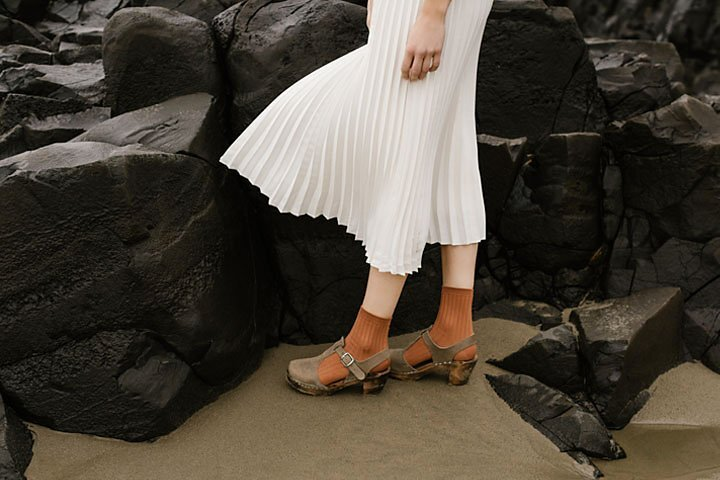
#> input picture Assignment 1/highlights_and_shadows.jpg, 720 x 480 px, found by its file name
$ jupyter execute Question2.ipynb
#> lines starting #> are read from the running program, lines starting #| are printed output that depends on the picture
[cell 1]
import cv2 as cv
import numpy as np
import matplotlib.pyplot as plt


filename = 'highlights_and_shadows.jpg'
file_path = fr"d:\computer_Vision_Inclass_11_26\{filename}"
gamma = 0.5

# Load The Image
img = cv.imread(file_path, cv.IMREAD_COLOR)
#> img is the input picture: shape (480, 720, 3); mean B, G, R 58.1, 68.6, 75.7

if img is None:
    print(" ERROR: Image not found.")
    print(f"Please ensure '{filename}' is inside 'd:\\computer_Vision_Inclass_11_26'")
else:
    print(f" Image loaded. Applying Gamma = {gamma} to the L-plane...")

    #  Convert BGR to Lab Color Space
    lab_image = cv.cvtColor(img, cv.COLOR_BGR2Lab)
#> lab_image: shape (480, 720, 3); mean of channels 0, 1, 2 71.3, 129.1, 134.9

    #  Split into Channels
    l_channel, a_channel, b_channel = cv.split(lab_image)
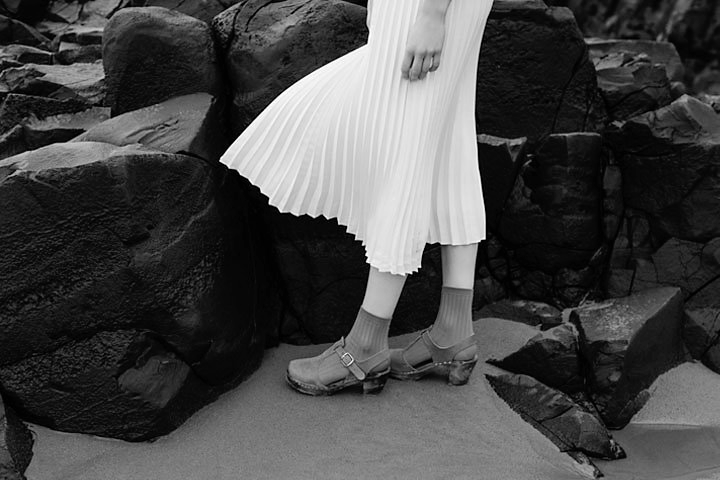
#> l_channel: shape (480, 720); min 0, max 255, mean 71.3
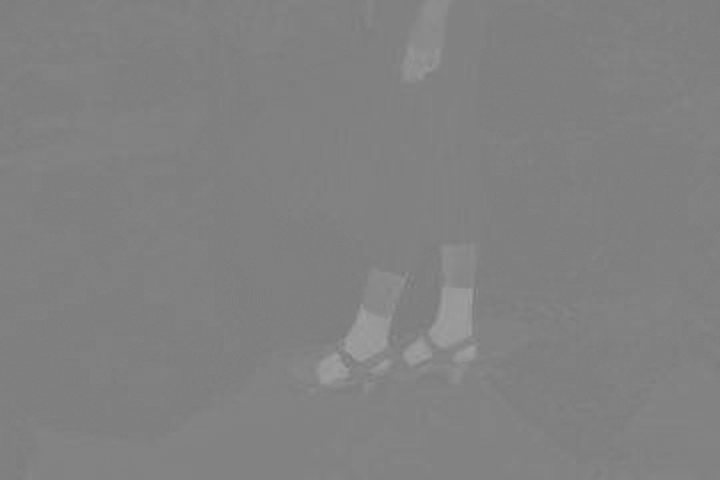
#> a_channel: shape (480, 720); min 119, max 161, mean 129.1

    #  Apply Gamma Correction to L-Channel ONLY
    table = np.array([((i / 255.0) ** gamma) * 255
                      for i in np.arange(0, 256)]).astype("uint8")

    l_corrected = cv.LUT(l_channel, table)
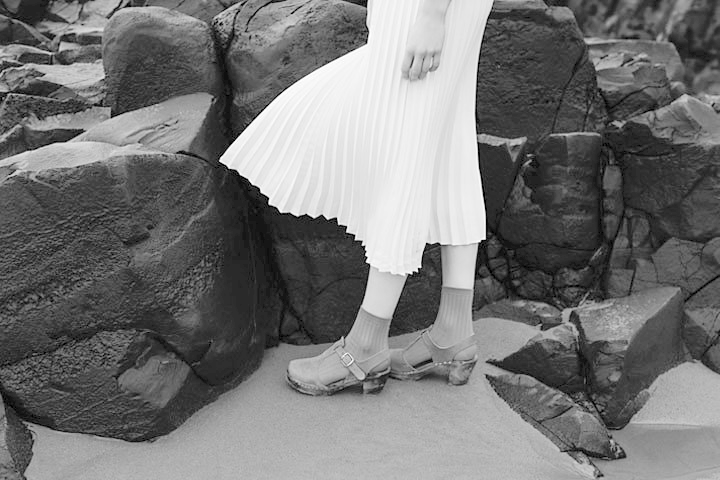
#> l_corrected: shape (480, 720); min 0, max 255, mean 117.3

    # Merge channels back together and convert to BGR
    lab_corrected = cv.merge((l_corrected, a_channel, b_channel))
#> lab_corrected: shape (480, 720, 3); mean of channels 0, 1, 2 117.3, 129.1, 134.9
    result_img = cv.cvtColor(lab_corrected, cv.COLOR_Lab2BGR)
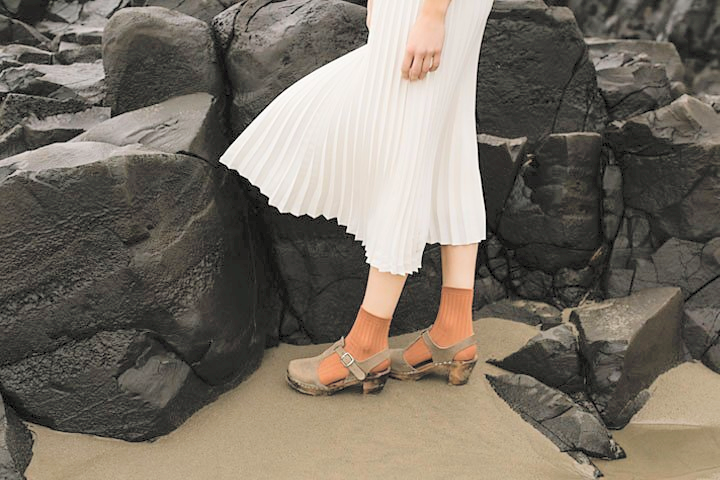
#> result_img: shape (480, 720, 3); mean B, G, R 100.2, 111.1, 118.9

    # Calculate Histogram
    hist_original = cv.calcHist([l_channel], [0], None, [256], [0, 256])
#> hist_original = 256 values, max 13662 at index 12, min 0 at index 4, mean 1350
    hist_corrected = cv.calcHist([l_corrected], [0], None, [256], [0, 256])
#> hist_corrected = 256 values, max 13662 at index 55, min 0 at index 1, mean 1350

    #  Display results
    plt.figure(figsize=(12, 8))

    # Original Image
    plt.subplot(2, 2, 1)
    plt.imshow(cv.cvtColor(img, cv.COLOR_BGR2RGB))
    plt.title('Original Image')
    plt.axis('off')

    #  Corrected Image (FIXED LINE BELOW)
    plt.subplot(2, 2, 2)
    plt.imshow(cv.cvtColor(result_img, cv.COLOR_BGR2RGB))
    plt.title(rf'Corrected L-Plane ($\gamma={gamma}$)')
    plt.axis('off')

    # Histograms
    plt.subplot(2, 2, 3)
    plt.plot(hist_original, color='black', label='Original L')
    plt.title('Histogram: Original L-Plane')
    plt.xlabel('Pixel Intensity (0=Black, 255=White)')
    plt.ylabel('Frequency')
    plt.xlim([0, 256])
    plt.grid(True, alpha=0.3)

    plt.subplot(2, 2, 4)
    plt.plot(hist_corrected, color='blue', label='Corrected L')
    plt.title('Histogram: Corrected L-Plane')
    plt.xlabel('Pixel Intensity')
    plt.xlim([0, 256])
    plt.grid(True, alpha=0.3)

    plt.tight_layout()
    plt.show()
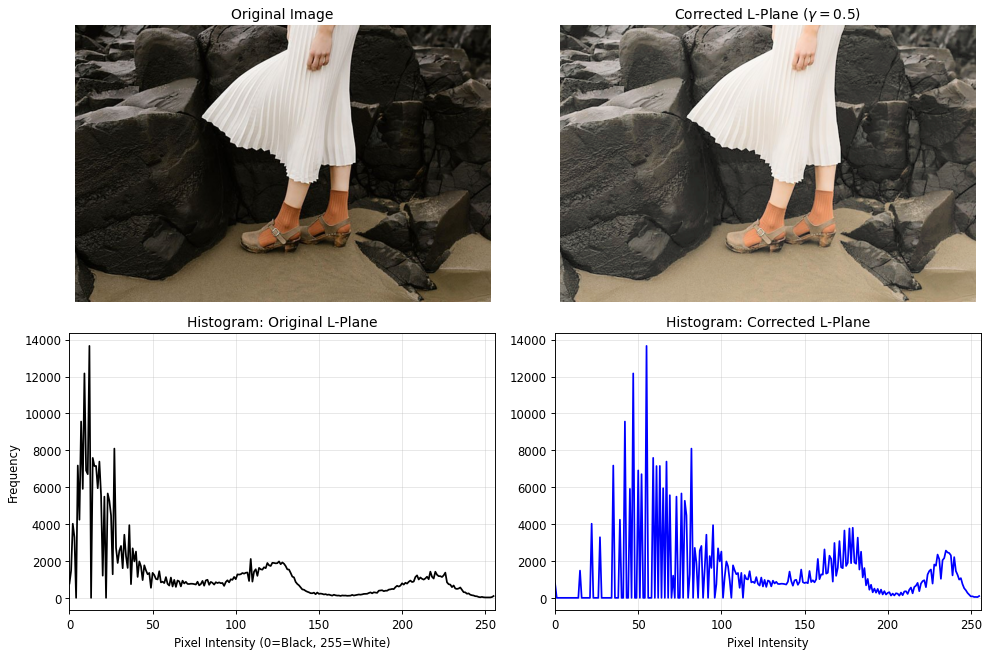
#> figure drawn by matplotlib, 4 panels; panel 3: curve peaks at x = 12, y = 13662; panel 4: curve peaks at x = 55, y = 13662

$ run again, with Assignment 1/emma_salt_pepper.jpg copied over Assignment 1/highlights_and_shadows.jpg
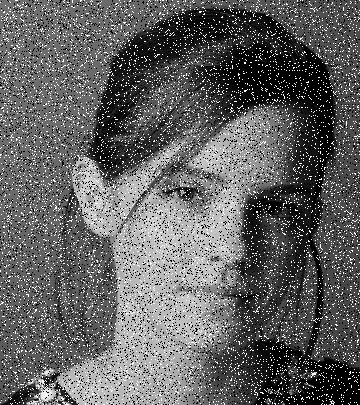
#> input picture Assignment 1/emma_salt_pepper.jpg, 360 x 405 px, found by its file name
#> img is the input picture: shape (405, 360, 3); min 0, max 255, mean 97.6
#> lab_image: shape (405, 360, 3); mean of channels 0, 1, 2 101.8, 128, 128
#> a_channel: shape (405, 360); every value is 128
#> `l_corrected = cv.LUT(l_channel, table)`:
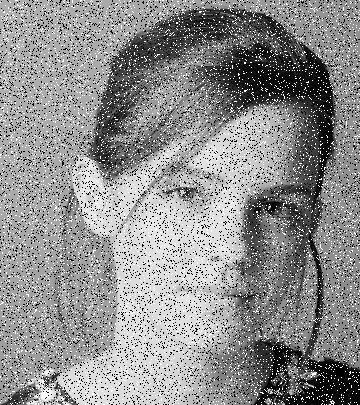
#> l_corrected: shape (405, 360); min 0, max 255, mean 142.2
#> lab_corrected: shape (405, 360, 3); mean of channels 0, 1, 2 142.2, 128, 128
#> hist_original = 256 values, max 11028 at index 0, min 0 at index 4, mean 569.5
#> hist_corrected = 256 values, max 11028 at index 0, min 0 at index 1, mean 569.5
#> `plt.show()`:
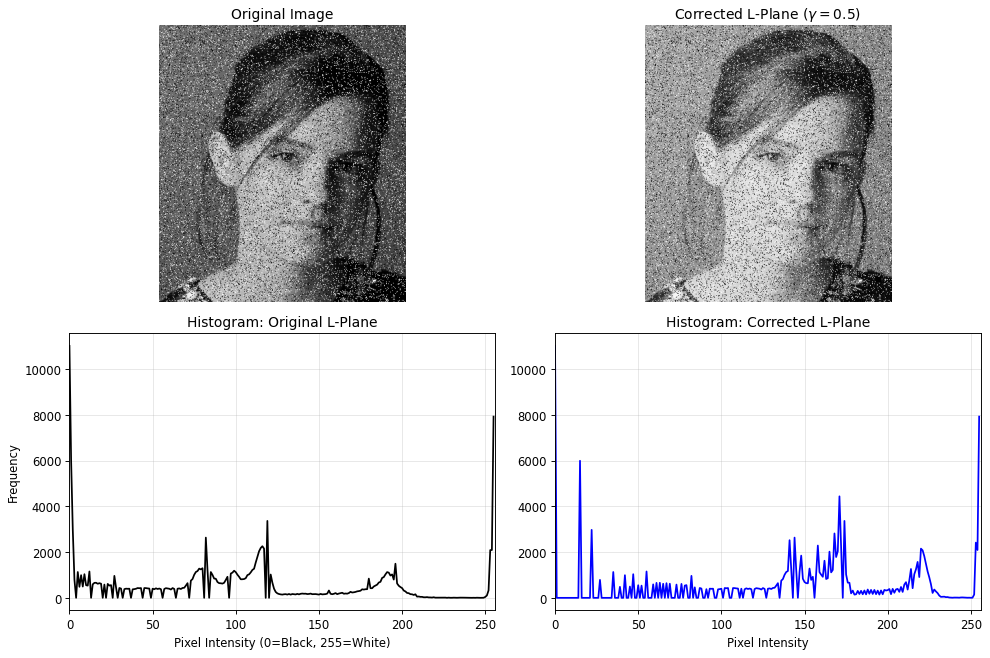
#> figure drawn by matplotlib, 4 panels; panel 3: curve peaks at x = 0, y = 11028; panel 4: curve peaks at x = 0, y = 11028
